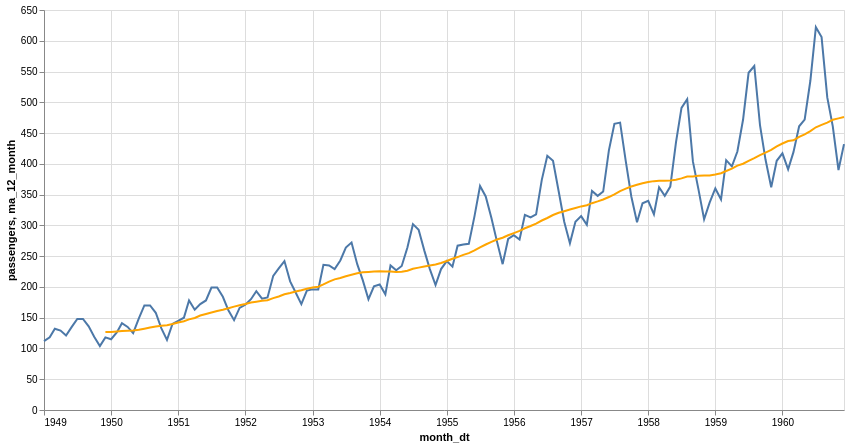
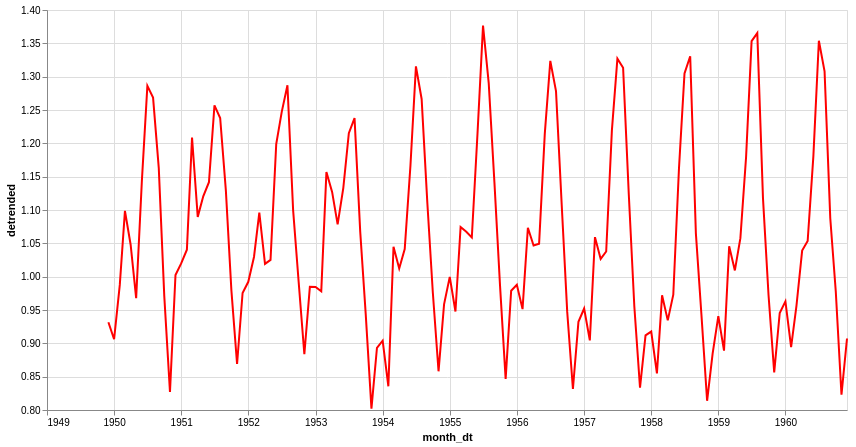
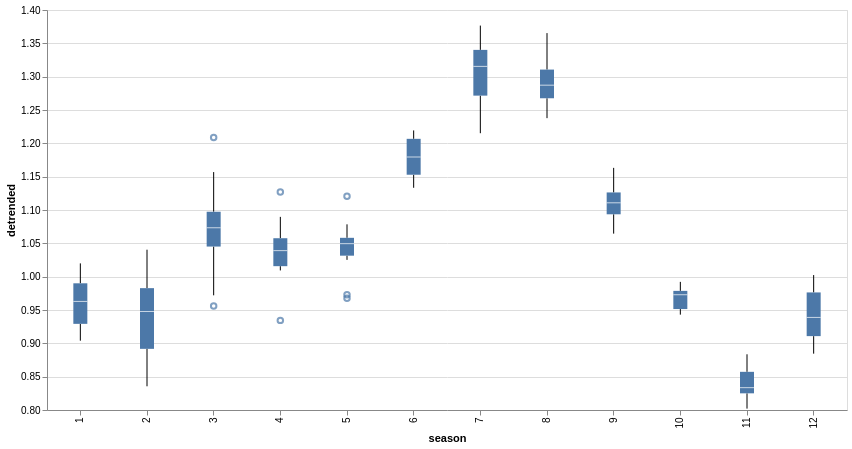

Notebook cell for these charts, in order:
### Code cell
base = alt.Chart(df_ap)

full = base.mark_line().encode(
    alt.X('month_dt:T'),
    alt.Y('passengers:Q'),
    tooltip=['month_dt', 'passengers']
).properties(
    width=800,
    height=400
)

ma_12_month = full.mark_line(color='orange').encode(
    alt.Y('ma_12_month:Q'),
)

detrended = full.mark_line(color='red').encode(
    alt.Y('detrended:Q').scale(zero=False)
)

seasonlity = (
    full
    .mark_boxplot()
    .encode(
        alt.X('season:O'),
        alt.Y('detrended:Q').scale(zero=False),
    )
)

display(full + ma_12_month )
display(detrended)
display(seasonlity)

### Figure 1 — Vega-Lite specification as saved in the notebook (floating-point values rounded to 4 significant figures; data arrays with more than 128 entries replaced by an {"elided": "..."} marker saying what was removed)
{"config": {"view": {"continuousWidth": 300, "continuousHeight": 300}}, "layer": [{"mark": {"type": "line"}, "encoding": {"tooltip": [{"field": "month_dt", "type": "temporal"}, {"field": "passengers", "type": "quantitative"}], "x": {"field": "month_dt", "type": "temporal"}, "y": {"field": "passengers", "type": "quantitative"}}}, {"mark": {"type": "line", "color": "orange"}, "encoding": {"tooltip": [{"field": "month_dt", "type": "temporal"}, {"field": "passengers", "type": "quantitative"}], "x": {"field": "month_dt", "type": "temporal"}, "y": {"field": "ma_12_month", "type": "quantitative"}}}], "data": {"name": "data-8bceb742c3b95aa8989c5bd9abf438ce"}, "height": 400, "width": 800, "$schema": "https://vega.github.io/schema/vega-lite/v5.20.1.json", "datasets": {"data-8bceb742c3b95aa8989c5bd9abf438ce": {"elided": "144 records"}}}

### Figure 2 — Vega-Lite specification as saved in the notebook (floating-point values rounded to 4 significant figures; data arrays with more than 128 entries replaced by an {"elided": "..."} marker saying what was removed)
{"config": {"view": {"continuousWidth": 300, "continuousHeight": 300}}, "data": {"name": "data-8bceb742c3b95aa8989c5bd9abf438ce"}, "mark": {"type": "line", "color": "red"}, "encoding": {"tooltip": [{"field": "month_dt", "type": "temporal"}, {"field": "passengers", "type": "quantitative"}], "x": {"field": "month_dt", "type": "temporal"}, "y": {"field": "detrended", "scale": {"zero": false}, "type": "quantitative"}}, "height": 400, "width": 800, "$schema": "https://vega.github.io/schema/vega-lite/v5.20.1.json", "datasets": {"data-8bceb742c3b95aa8989c5bd9abf438ce": {"elided": "144 records"}}}

### Figure 3 — Vega-Lite specification as saved in the notebook (floating-point values rounded to 4 significant figures; data arrays with more than 128 entries replaced by an {"elided": "..."} marker saying what was removed)
{"config": {"view": {"continuousWidth": 300, "continuousHeight": 300}}, "data": {"name": "data-8bceb742c3b95aa8989c5bd9abf438ce"}, "mark": {"type": "boxplot"}, "encoding": {"tooltip": [{"field": "month_dt", "type": "temporal"}, {"field": "passengers", "type": "quantitative"}], "x": {"field": "season", "type": "ordinal"}, "y": {"field": "detrended", "scale": {"zero": false}, "type": "quantitative"}}, "height": 400, "width": 800, "$schema": "https://vega.github.io/schema/vega-lite/v5.20.1.json", "datasets": {"data-8bceb742c3b95aa8989c5bd9abf438ce": {"elided": "144 records"}}}
